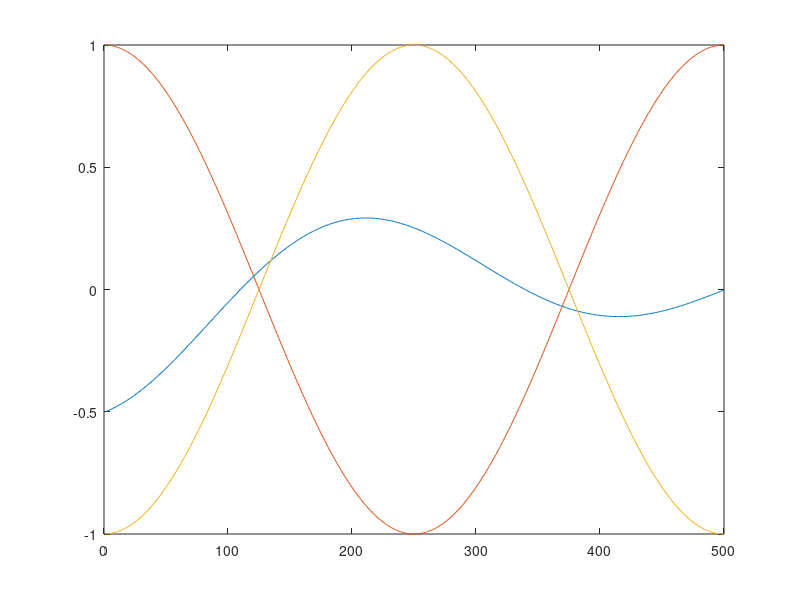

MATLAB code to generate this figure:
N = 500;
n=(2*pi/N):(2*pi/N):2*pi;
x = cos(n);
y = -cos(n);
[rxx,lagxx] = xcorr(x,y,'biased');
rxx = rxx(N:end);
plot(rxx);
hold on 
plot(x);
hold on 
plot(y);